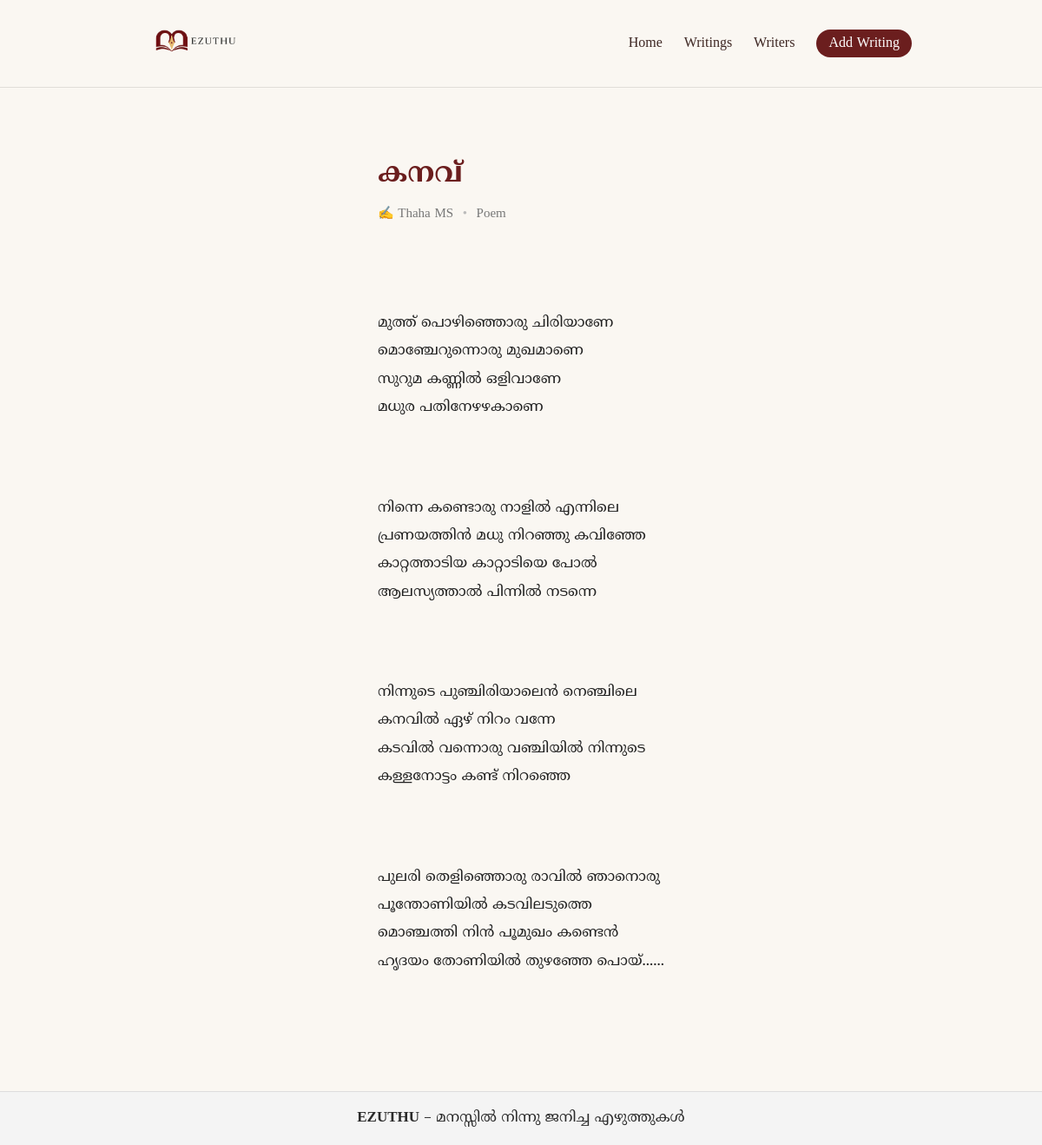
Page /writings/5/ on the committed database.
### writings/models.py (models this page shows, shortened)
class Writing(models.Model):
    WRITING_TYPE_CHOICES = (
        ('poem', 'Poem'),
        ('story', 'Story'),
        ('essay', 'Essay'),
    )
    title = models.CharField(max_length=200)
    content = models.TextField()
    writer = models.ForeignKey(
        Writer,
        on_delete=models.CASCADE,
        related_name='writings'
    )
    writing_type = models.CharField(
        max_length=20,
        choices=WRITING_TYPE_CHOICES,
        default='poem'
    )
    created_at = models.DateTimeField(auto_now_add=True)
    is_published = models.BooleanField(default=True)

class Writer(models.Model):
    name = models.CharField(max_length=100)
    about = models.TextField(blank=True)
    language = models.CharField(
        max_length=50,
        default="Malayalam"
    )

### writings/views.py (the view)
# urls.py: path('writings/<int:id>/', views.writing_detail, name='writing_detail'),
def writing_detail(request, id):
    writing = get_object_or_404(
        Writing,
        id=id,
        is_published=True
    )
    return render(request, 'writings/writing_detail.html', {
        'writing': writing
    })

### templates/writings/writing_detail.html (shortened to what this page needs)
{% extends "base.html" %}
{% block content %}
<article class="writing-detail">
    <h1 class="detail-title">
        {{ writing.title }}
    </h1>
    <p class="detail-meta">
        ✍️ {{ writing.writer.name }}
        <span class="dot">•</span>
        {{ writing.get_writing_type_display }}
    </p>
    <div class="detail-content">
        {{ writing.content|linebreaks }}
    </div>
</article>
{% endblock %}

### static/css/base.css (style rules this page uses)
:root { --primary: #6B1E1E; --secondary: #3E2723; --background: #FAF7F2; --text: #2B2B2B; --accent: #7A8450; }
* { margin: 0; padding: 0; box-sizing: border-box; }
body { display: flex; flex-direction: column; font-family: 'Noto Serif Malayalam', serif; background-color: var(--background); color: var(--text); line-height: 1.8; }
html, body { height: 100%; margin: 0; }
h1, h2, h3 { color: var(--primary); margin-bottom: 15px; }
p { margin-bottom: 15px; font-size: 17px; }
.writing-detail { max-width: 720px; margin: 40px auto; padding: 10px; }
.detail-title { font-size: 32px; margin-bottom: 10px; line-height: 1.3; }
.detail-meta { font-size: 15px; color: #777; margin-bottom: 28px; }
.detail-meta .dot { margin: 0 6px; color: #bbb; }
.detail-content { font-size: 18px; line-height: 1.9; color: #222; white-space: pre-wrap; }

### rows in the picture
Writing: title "കനവ്", writer.name "Thaha MS", writing_type "Poem", content "മുത്ത് പൊഴിഞ്ഞൊരു ചിരിയാണേ മൊഞ്ചേറുന്നൊരു മുഖമാണെ സുറുമ കണ്ണിൽ ഒളിവാണേ മധുര പതിനേഴഴകാണെ നിന്നെ കണ്ടൊരു നാളിൽ എന്നിലെ പ്രണയത്തിൻ മധു നിറഞ്ഞു കവിഞ്ഞേ കാറ്റത്താടിയ കാറ്റാടിയെ പോൽ ആലസ്യത്താൽ പിന്നിൽ നടന്നെ നിന്നുടെ പുഞ്ചിരിയാലെൻ നെഞ്ചിലെ കനവിൽ ഏഴ് നിറം വന്നേ കടവിൽ വന്നൊരു വഞ്ചിയിൽ നിന്നുടെ കള്ളനോട്ടം കണ്ട് നിറഞ്ഞെ പുലരി തെളിഞ്ഞൊരു രാവിൽ ഞാനൊരു പൂന്തോണിയിൽ കടവിലടുത്തെ മൊഞ്ചത്തി നിൻ പൂമുഖം കണ്ടെൻ ഹൃദയം തോണിയിൽ തുഴഞ്ഞേ പൊയ്......"
